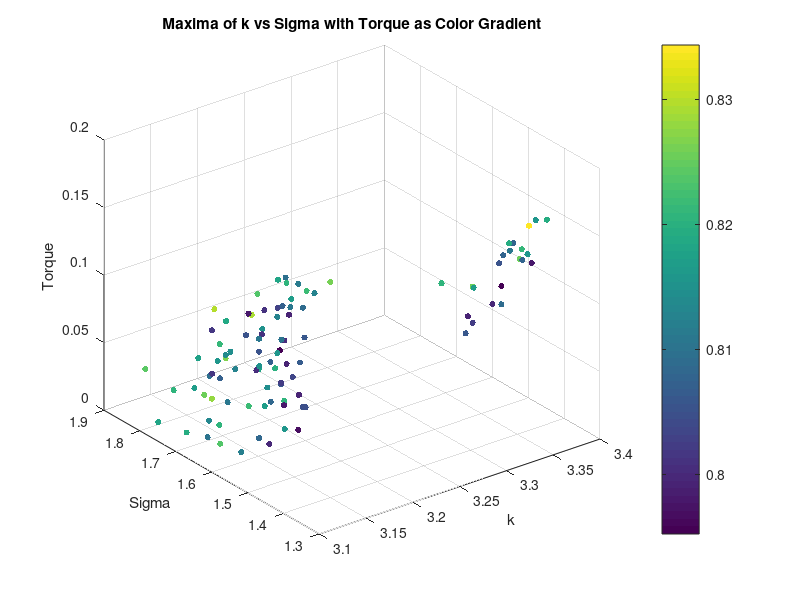
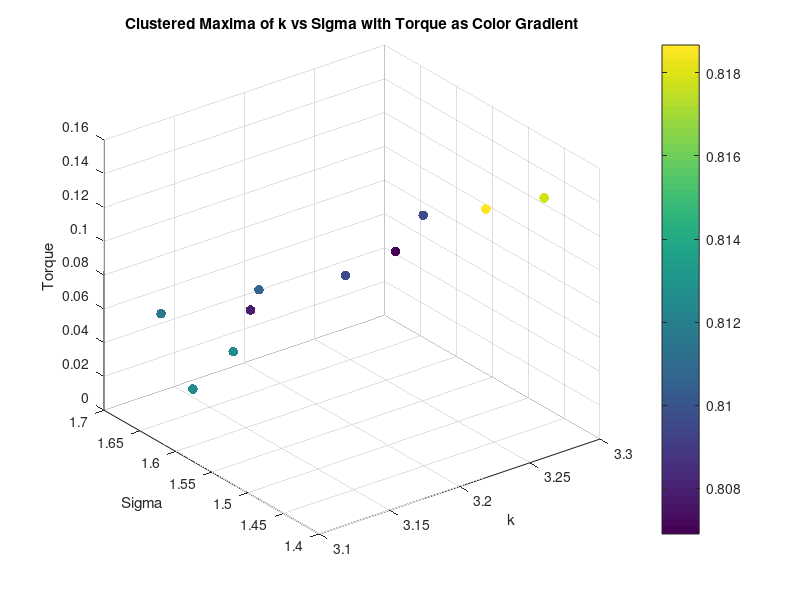
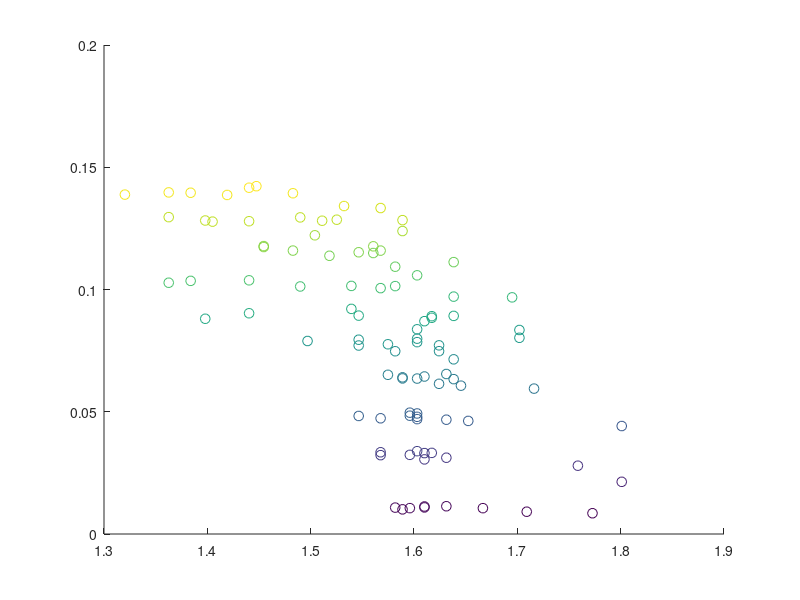

Source code (MATLAB) for these figures, in order: (Note: this script raises an error after producing the figures.)
clear all;
close all;


%% Torque Analysis
load('maxima_data.mat');
scatter3(maxima_k, maxima_sigma, torque_values, 20, maxima_corr, 'filled');
xlabel('k');
ylabel('Sigma');
zlabel('Torque');
title('Maxima of k vs Sigma with Torque as Color Gradient');
colorbar;
grid on;
% K means clustering of torque into 10 clusters, taking mean of each cluster k, sigma and corr too
[cluster_idx, cluster_centers] = kmeans(torque_values', 10);
% Take the mean of each cluster
torque_means = zeros(10, 1);
sigma_means = zeros(10, 1);
k_means = zeros(10, 1);
corr_means = zeros(10, 1);
for i = 1:10
    torque_means(i) = mean(torque_values(cluster_idx == i));
    sigma_means(i) = mean(maxima_sigma(cluster_idx == i));
    k_means(i) = mean(maxima_k(cluster_idx == i));
    corr_means(i) = mean(maxima_corr(cluster_idx == i));
end
% Plot the clusters
figure;
scatter3(k_means, sigma_means, torque_means, 50, corr_means, 'filled');
xlabel('k');
ylabel('Sigma');
zlabel('Torque');
title('Clustered Maxima of k vs Sigma with Torque as Color Gradient');
colorbar;
grid on;
% Ensure data is sorted for polyfit
[sigma_sorted, sort_idx] = sort(maxima_sigma);
torque_sorted = torque_values(sort_idx);
% Display correlation between torque and sigma
disp('Correlation between Torque and Sigma:');
disp(corr(torque_sorted', sigma_sorted'));
% Display correlation between torque and sigma^2
disp('Correlation between Torque and Sigma^2:');
disp(corr(torque_sorted', sigma_sorted'.^2));
% Polyfit for sigma vs torque (order 1 and 2)
p1_sigma = polyfit(sigma_sorted, torque_sorted, 1);
% Calculate fitted values and normalized MSE for sigma vs torque
fitted_torque_p1_sigma = polyval(p1_sigma, sigma_sorted);
mse_p1_sigma = mean((torque_sorted - fitted_torque_p1_sigma).^2);
nmse_p1_sigma = mse_p1_sigma / var(torque_sorted);
% Display results for sigma vs torque
disp('Sigma vs Torque:');
disp(['Order 1 nMSE: ', num2str(nmse_p1_sigma)]);
%display correlation between torque and sigma
% Plot for sigma vs torque with polynomial fits (first instance)
figure;
scatter(sigma_sorted, torque_sorted, 50, torque_sorted,'DisplayName', 'Data');
% Create a custom colormap based on jet, excluding yellow/light orange
cmap = jet(256); % Get the jet colormap with 256 colors
cmap = cmap([1:140,180:256], :); % Keep only the first 200 colors, removing the yellow/light orange range
colormap(virdis); % Apply the custom colormap
colorbar; % Add a colorbar to indicate the mapping of color to torque_sorted values
hold on;
plot(sigma_sorted, fitted_torque_p1_sigma, '-r', 'DisplayName', ...
    ['Order 1 Fit: y = ', num2str(p1_sigma(1)), 'x + ', num2str(p1_sigma(2)), ...
    ', nMSE = ', num2str(nmse_p1_sigma)]);
xlabel('Sigma');
ylabel('Torque');
title('Sigma vs Torque with Polynomial Fits');
legend('show');
grid on;
% % Ensure data is sorted for polyfit
% [sigma_sorted, sort_idx] = sort(sigma_means);
% torque_sorted = torque_means(sort_idx);
% %Display correlation between torque and sigma
% disp('Correlation between Torque and Sigma:');
% disp(corr(torque_sorted, sigma_sorted));
% %Display correlation between torque and sigma^2
% disp('Correlation between Torque and Sigma^2:');
% disp(corr(torque_sorted, sigma_sorted.^2));
% % Polyfit for sigma vs torque (order 1 and 2)
% p1_sigma = polyfit(sigma_sorted, torque_sorted, 1);
% p2_sigma = polyfit(sigma_sorted, torque_sorted, 2);
% % Calculate zitted values and normalized MSE for sigma vs torque
% fitted_torque_p1_sigma = polyval(p1_sigma, sigma_sorted);
% fitted_torque_p2_sigma = polyval(p2_sigma, sigma_sorted);
% mse_p1_sigma = mean((torque_sorted - fitted_torque_p1_sigma).^2);
% mse_p2_sigma = mean((torque_sorted - fitted_torque_p2_sigma).^2);
% nmse_p1_sigma = mse_p1_sigma / var(torque_sorted);
% nmse_p2_sigma = mse_p2_sigma / var(torque_sorted);
% % Display results for sigma vs torque
% disp('Sigma vs Torque:');
% disp(['Order 1 nMSE: ', num2str(nmse_p1_sigma)]);
% disp(['Order 2 nMSE: ', num2str(nmse_p2_sigma)]);
% % Plot for sigma vs torque with polynomial fits (second instance)
% figure;
% scatter(sigma_sorted, torque_sorted, 50, torque_sorted, 'filled', 'DisplayName', 'Data');
% colormap(jet); % High contrast colormap suitable for white background
% colorbar; % Add a colorbar to indicate the mapping of color to torque_sorted values
% hold on;
% plot(sigma_sorted, fitted_torque_p1_sigma, '-r', 'DisplayName', ...
%     ['Order 1 Fit: y = ', num2str(p1_sigma(1)), 'x + ', num2str(p1_sigma(2)), ...
%     ', nMSE = ', num2str(nmse_p1_sigma)]);
% plot(sigma_sorted, fitted_torque_p2_sigma, '--g', 'DisplayName', ...
%     ['Order 2 Fit: y = ', num2str(p2_sigma(1)), 'x^2 + ', num2str(p2_sigma(2)), ...
%     'x + ', num2str(p2_sigma(3)), ', nMSE = ', num2str(nmse_p2_sigma)]);
% xlabel('Sigma');
% ylabel('Torque');
% title('Sigma vs Torque with Polynomial Fits');
% legend('show');
% grid on;

% %% Diameter Analysis
% % Saved as diameter_value, k_values(max_k_idx), sigma_values(max_sigma_idx), max_val
% load('maxima_data_Diam.mat');

% figure;
% scatter3(maxima_matrix(:, 2), maxima_matrix(:, 3), maxima_matrix(:, 1), 50, maxima_matrix(:, 1), 'filled'); 
% xlabel('k');
% ylabel('Sigma');
% zlabel('Diameter');
% title('Maxima of k vs Sigma with Diameter as Color Gradient');
% colorbar;
% grid on;

% % K vs d
% % Ensure data is sorted for polyfit
% [k_sorted, sort_idx] = sort(maxima_matrix(:, 2));
% d_sorted = maxima_matrix(sort_idx, 1);
% % Display correlation between d and k
% disp('Correlation between Diameter and k:');
% disp(corr(d_sorted, k_sorted));

% %plot for k vs diam with polynomial fits
% figure;
% scatter(k_sorted, d_sorted, 50, d_sorted, 'filled', 'DisplayName', 'Data');
% colormap(jet); % High contrast colormap suitable for white background
% colorbar; % Add a colorbar to indicate the mapping of color to d_sorted values

% hold on;
% p1_k = polyfit(k_sorted, d_sorted, 1);
% fitted_d_p1_k = polyval(p1_k, k_sorted);
% mse_p1_k = mean((d_sorted - fitted_d_p1_k).^2);
% nmse_p1_k = mse_p1_k / var(d_sorted);
% disp('Diameter vs k:');
% disp(['Order 1 nMSE: ', num2str(nmse_p1_k)]);
% plot(k_sorted, fitted_d_p1_k, '-r', 'DisplayName', ...
%     ['Order 1 Fit: y = ', num2str(p1_k(1)), 'x + ', num2str(p1_k(2)), ...
%     ', nMSE = ', num2str(nmse_p1_k)]);
% xlabel('k');
% ylabel('Diameter');
% title('k vs Diameter with Polynomial Fits');
% legend('show');
